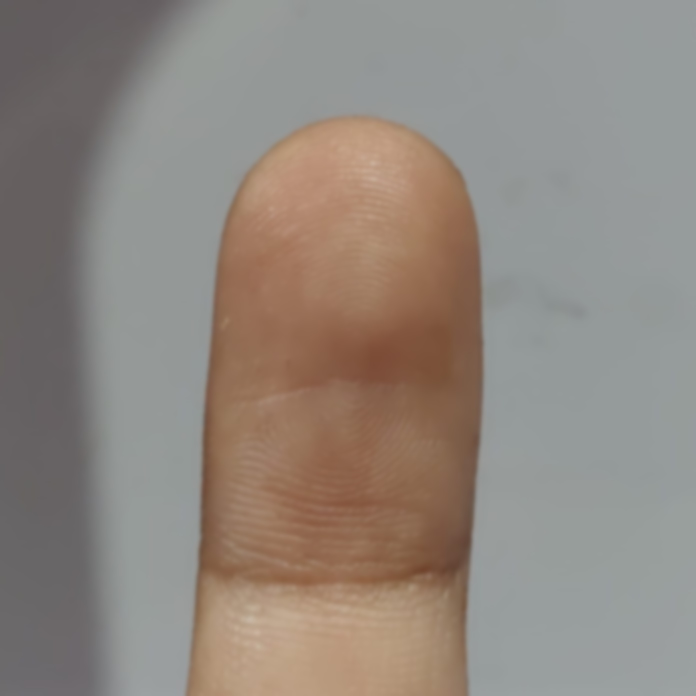
#> input picture test_dataset/blurry/blur_01.jpeg, 1392 x 1392 px (shown at 1/2 size)
$ python test2.py   (older library calls are emulated)
#> lines starting #> are read from the running program, lines starting #| are printed output that depends on the picture
### quality_assessment.py
"""
quality_assessment.py

Core image quality assessment module for
Contactless Fingerprint Authentication.

Author: Mohammed Shoaib
"""
import cv2
import numpy as np

# ==========================================================
# Default Threshold Configuration
# ==========================================================

DEFAULT_THRESHOLDS = {

    "blur": 5.0,

    "brightness_min": 50,

    "brightness_max": 210,

    "glare": 0.05,

    "roi": 0.15,

    "ridge": 15.0

}


def load_image(image_path: str):
    """
    Loads an image from disk.

    Args:
        image_path (str): Path to image.

    Returns:
        numpy.ndarray
    """
#> called with image_path = 'test_dataset/blurry/blur_01.jpeg'

    image = cv2.imread(image_path)
#> image is the input picture: shape (1392, 1392, 3); mean B, G, R 126.9, 134.6, 143.8

    if image is None:
        raise ValueError(f"Could not read image: {image_path}")

    return image


def check_blur(image: np.ndarray, threshold: float = 10.0) -> dict:
    """
    Detects whether an image is blurry using the
    Variance of Laplacian method.

    Parameters
    ----------
    image : numpy.ndarray
        Input BGR image.

    threshold : float
        Blur threshold.

    Returns
    -------
    dict
        Dictionary containing blur score and status.
    """
#> called with threshold = 10

    # Convert image to grayscale
    gray = cv2.cvtColor(image, cv2.COLOR_BGR2GRAY)
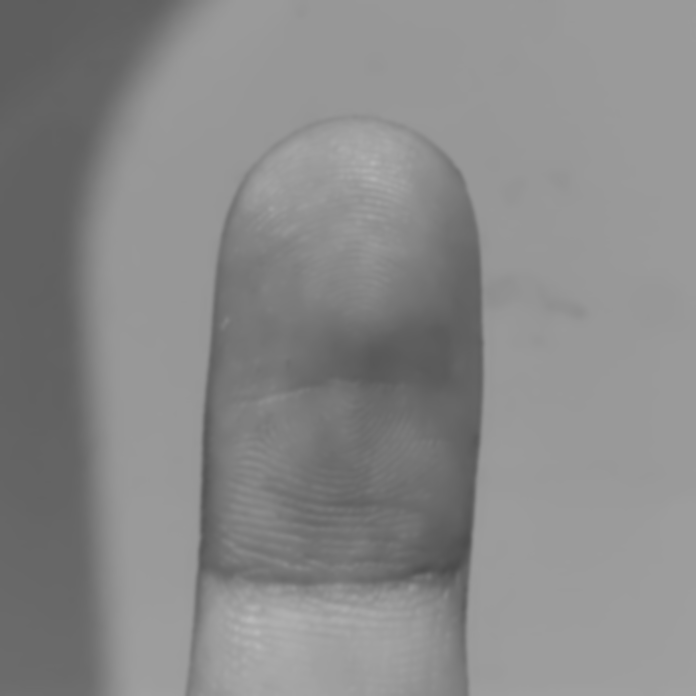
#> gray: shape (1392, 1392) (shown at 1/2 size); min 74, max 186, mean 136.5

    # Compute Laplacian
    laplacian = cv2.Laplacian(gray, cv2.CV_64F)
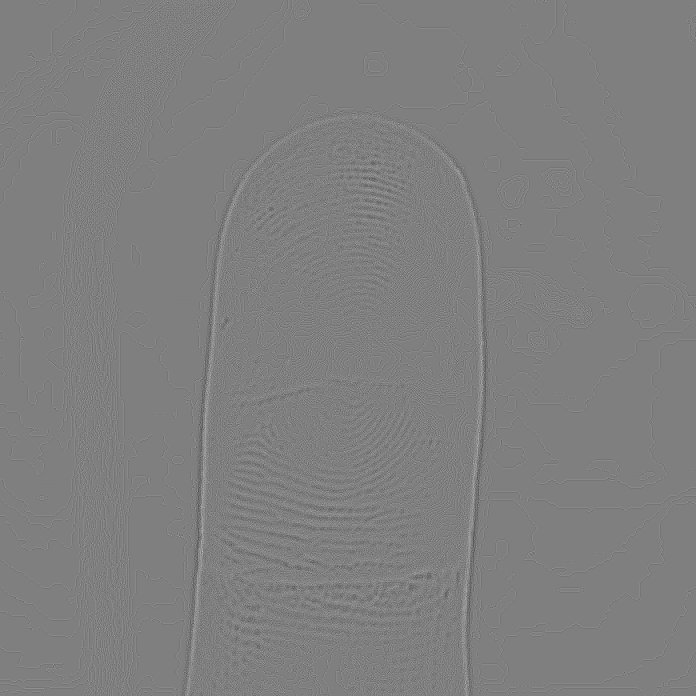
#> laplacian: shape (1392, 1392) float64 (shown at 1/2 size); min -7, max 7, mean -7.74e-06; drawn with min black and max white

    # Variance of Laplacian
    blur_score = laplacian.var()
#> blur_score = 0.625

    return {
    "blur_score": round(float(blur_score), 2),
    "is_blurry": bool(blur_score < threshold)
}

# [342 lines left out: functions check_brightness, check_glare, check_roi_completeness, check_ridge_clarity, normalize_scores, calculate_composite_score and 1 more, not called in this run]

### test2.py
from quality_assessment import load_image, check_blur

image = load_image("test_dataset/blurry/blur_01.jpeg")

print(check_blur(image))
#| {'blur_score': 0.62, 'is_blurry': True}
